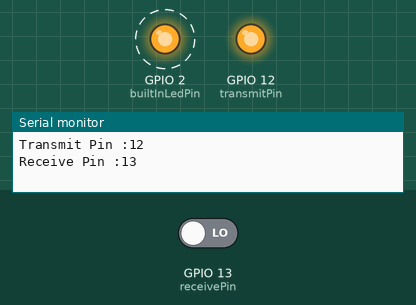
This sketch was run on a simulated ESP32. On the bench: output pins drawn as LEDs (lit = HIGH), the last lines printed to the serial monitor. Dashed ring = blinking. The inputs (shaded band) are chosen by the test bench; at power-on: GPIO 13 (receivePin) LOW.

Above: at 0.02 s.
At 0.7 s:
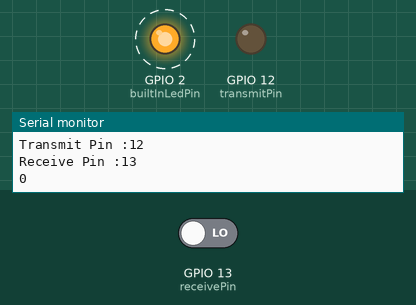
Timing chart, 0 to 5.8 s (numbered marks = the images above):
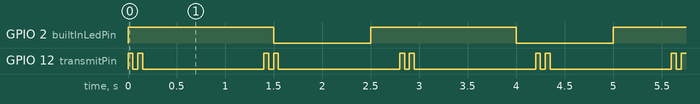

The sketch:

rf_project_without_lib.ino
```cpp
int builtInLedPin = 2;
int transmitPin = 12;  // Transmitter pin
int receivePin = 13;   // Receiver pin

int dataToSend = 5;   // The number we want to send
int receivedData = 0;  // Variable for received data

void setup() {
  Serial.begin(115200);

  // Set up pins
  pinMode(transmitPin, OUTPUT);
  pinMode(receivePin, INPUT);

  pinMode(builtInLedPin, OUTPUT);

  Serial.print("Transmit Pin :");
  Serial.println(transmitPin);
  Serial.print("Receive Pin :");
  Serial.println(receivePin);

  // Create two tasks
  xTaskCreate(transmitTask, "Transmit Task", 1000, NULL, 1, NULL);
  xTaskCreate(receiveTask, "Receive Task", 3000, NULL, 1, NULL);
}

void loop() {
  // put your main code here, to run repeatedly:
  digitalWrite(builtInLedPin, HIGH);
  delay(1500);
  digitalWrite(builtInLedPin, LOW);
  delay(1000);
}

// Transmitter task
void transmitTask(void *pvParameters) {
  while (true) {
    sendData(dataToSend);
    vTaskDelay(1000 / portTICK_PERIOD_MS);  // 1 second delay between transmissions
  }
}

// Receiver task
void receiveTask(void *pvParameters) {
  while (true) {
    receivedData = receiveData();
    Serial.print(receivedData);
    vTaskDelay(1000 / portTICK_PERIOD_MS);  // 1 second delay between checks
  }
}

void sendData(int data) {
  for (int i = 0; i < 8; i++) {
    int bitValue = bitRead(data, i);
    digitalWrite(transmitPin, bitValue);
    delay(50);  // Small delay to simulate transmission
  }
}

int receiveData() {
  int data = 0;

  for (int i = 0; i < 8; i++) {
    int bitValue = digitalRead(receivePin);
    if (bitValue == HIGH) {
      data |= (1 << i);
    }
    delay(50);  // Same delay to sync with transmitter
  }

  return data;
}
```

Measured:
- by itself, GPIO 2 (builtInLedPin): alternates HIGH for 1.5 s and LOW for 1.0 s
- by itself, GPIO 12 (transmitPin): repeats every 1.4 s: LOW 0.05 s, HIGH 0.05 s, LOW 1.3 s, HIGH 0.05 s
